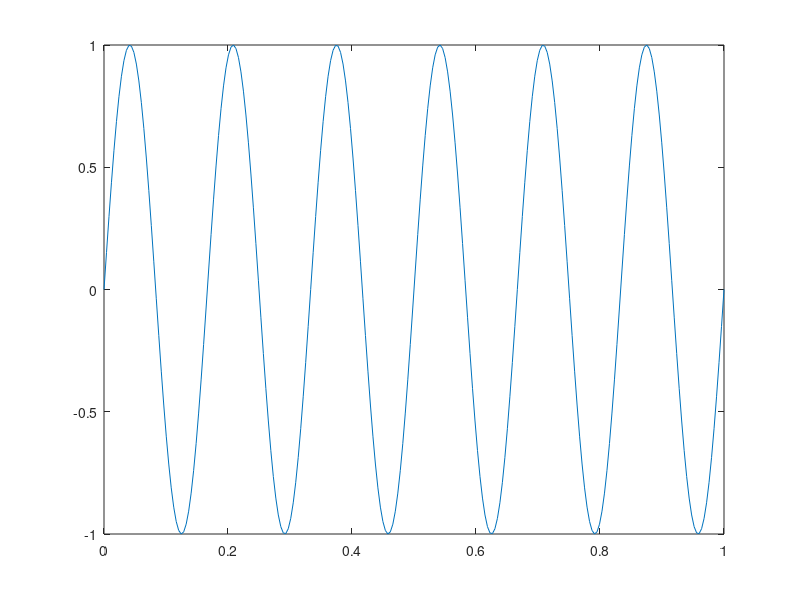
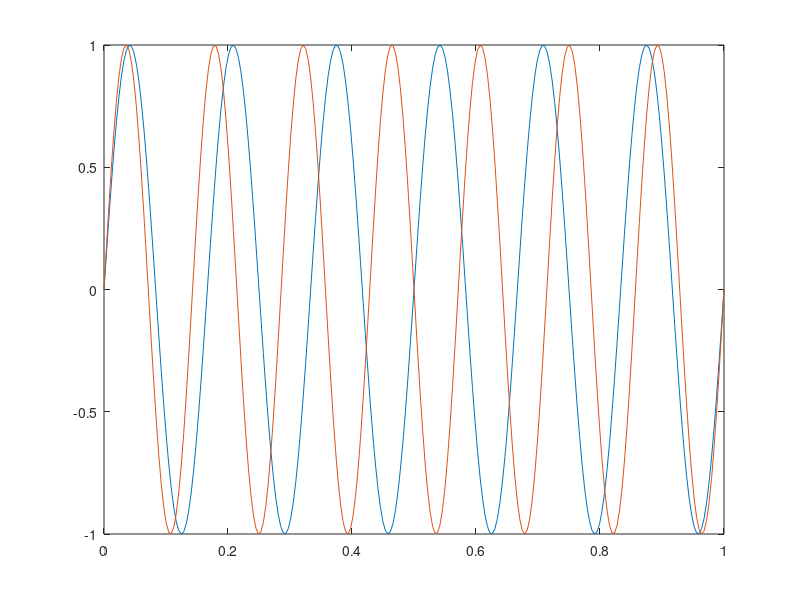

These charts were generated, in order, by the following MATLAB code:
% solutions of hw problems
clc
clear all
close all

% 1:
a = 2.^(0:10)

% 2:
t = linspace(0,1,250)';
sin6 = sin(2*pi*t*6);
figure
plot(t,sin6)
sin7 = sin(2*pi*t*7);
sins = [sin6 sin7];
figure
plot(t,sins)

% 3:
x=1:10;
kefel = x'*x;
[i,j]=find(kefel>=81)
kefel(kefel<20 | kefel>70)=0;

% 4a:
A = randn(10,5,3);
maximum=max(max(max(abs(A))))
[i,j,k]=find(abs(A)==maximum)
% 4b:
maximum=max(reshape(abs(A),numel(A),1,1))
[i,j,k]=find(abs(A)==maximum)

% 5a:
A=rand(99,1)*2-1;
mean3 = mean([A(1:3:end)  A(2:3:end)  A(3:3:end)])
std3 = std([A(1:3:end)  A(2:3:end)  A(3:3:end)])
% 5b:
A = sort(A);
% 5c:
A = A(end:-1:1);
first_neg_index = find(A<0,1)
A = A(1:first_neg_index-1);
A(end-5:end)

% 6
A = eye(10);
v = (1:10)';
vMat = repmat(v,1,10);
A = A + vMat

% 7:
[N,M]=meshgrid(1:4,1:2);
A = N+M
A1 = A(:,1:2)
A2 = A(:,3:4)
B = A1+A2
[v,e]=eig(B)
b = [1;1];
x = B\b
detB = det(B)
iB = inv(B)
condB = cond(B)
